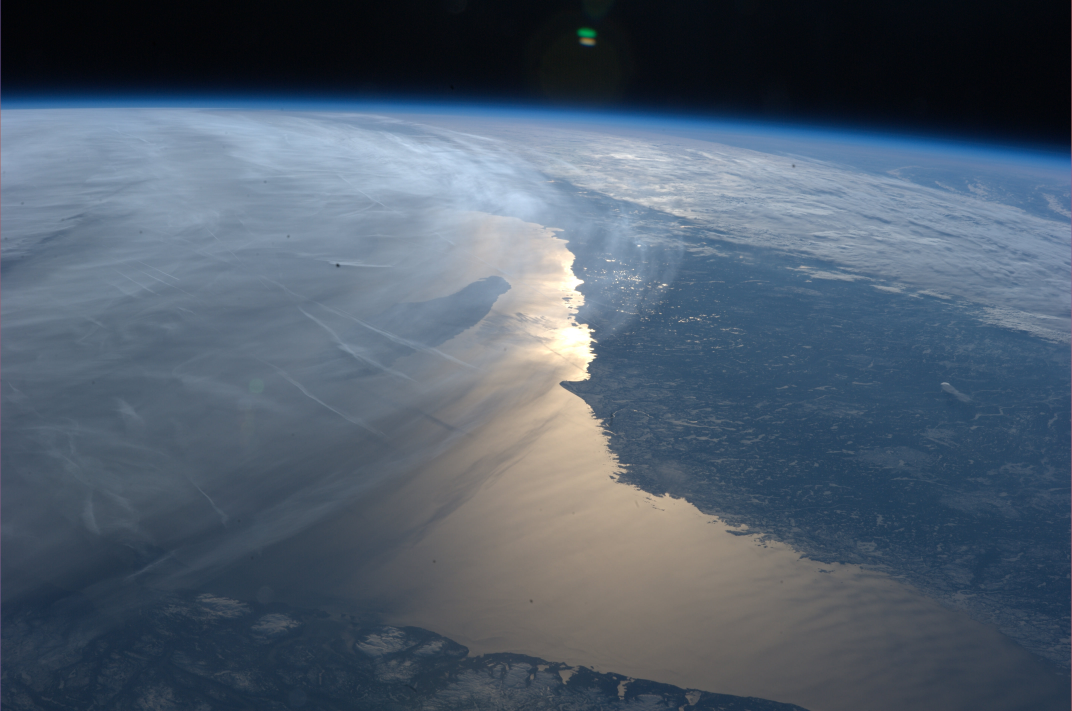
#> input picture graphics/iss-limb-original.jpg, 4288 x 2844 px (shown at 1/4 size)
$ jupyter execute generate-background-image.ipynb   (shell and % lines are left out)
#> lines starting #> are read from the running program, lines starting #| are printed output that depends on the picture
[cell 1]
# fmt: off
import numpy as np
import matplotlib
import matplotlib.pyplot as plt
import pickle
from mls_scf_tools.mls_pint import ureg
plt.style.use("mls_scf")
def vdir(obj):
    return [x for x in dir(obj) if not x.startswith('__')]
import IPython
# if IPython.__version__ != "9.4.0":
#    raise UserWarning("Perhaps we don't need the ipython work around any more")
from IPython.extensions.deduperreload.deduperreload import DeduperReloader
DeduperReloader.enabled = False
# fmt: on

[cell 2]
from __future__ import annotations
from typing import Optional
import math

import numpy as np
from PIL import Image

# 8.5x11 portrait aspect ratio (height / width)
ASPECT_8_5x11 = 11.0 / 8.5

[cell 3]
def process_image_to_8_5x11(
    input_path: str,
    output_path: str,
    trim_top_px: int,
    trim_bottom_px: int,
    fade_height_px: int,
    aspect_ratio: float = ASPECT_8_5x11,
) -> None:
    """
    Read a JPEG, trim top/bottom, fade-to-black at the top, and pad with black
    above to reach a given aspect ratio (default: 8.5x11 portrait) without
    changing the horizontal resolution.

    Steps:
      1. Load image and convert to RGB.
      2. Trim `trim_top_px` rows from the top and `trim_bottom_px` rows from the bottom.
      3. Apply a vertical fade-to-black over `fade_height_px` rows at the top of the
         trimmed image (inside the image, not the padding).
      4. Compute target height from width and `aspect_ratio` and pad *above* with
         full-black rows to reach that height (if possible).

    Notes:
      - If the trimmed image is already taller than the target height, no padding
        is added; the image is left as-is (you could add extra logic to crop).
      - All units are pixels.
    """
#> called with input_path = 'iss-limb-original.jpg', output_path = 'iss-limb.jpg', trim_top_px = 200, trim_bottom_px = 1080, fade_height_px = 200, aspect_ratio = 1.29
    # --- Load and convert to RGB array ---
    img = Image.open(input_path).convert("RGB")
#> img is the input picture: PIL image 4288x2844 RGB; mean R, G, B 80.2, 93.6, 108.4
    arr = np.array(img)  # shape (H, W, 3)
    H, W, C = arr.shape
#> H = 2844; W = 4288; C = 3

    # --- Trim top and bottom ---
    if trim_top_px < 0 or trim_bottom_px < 0:
        raise ValueError("trim_top_px and trim_bottom_px must be non-negative.")

    new_top = trim_top_px
    new_bottom = H - trim_bottom_px
#> new_bottom = 1764

    if new_bottom <= new_top:
        raise ValueError(
            f"Trimming removes all pixels: original height={H}, "
            f"trim_top_px={trim_top_px}, trim_bottom_px={trim_bottom_px}"
        )

    arr = arr[new_top:new_bottom, :, :]
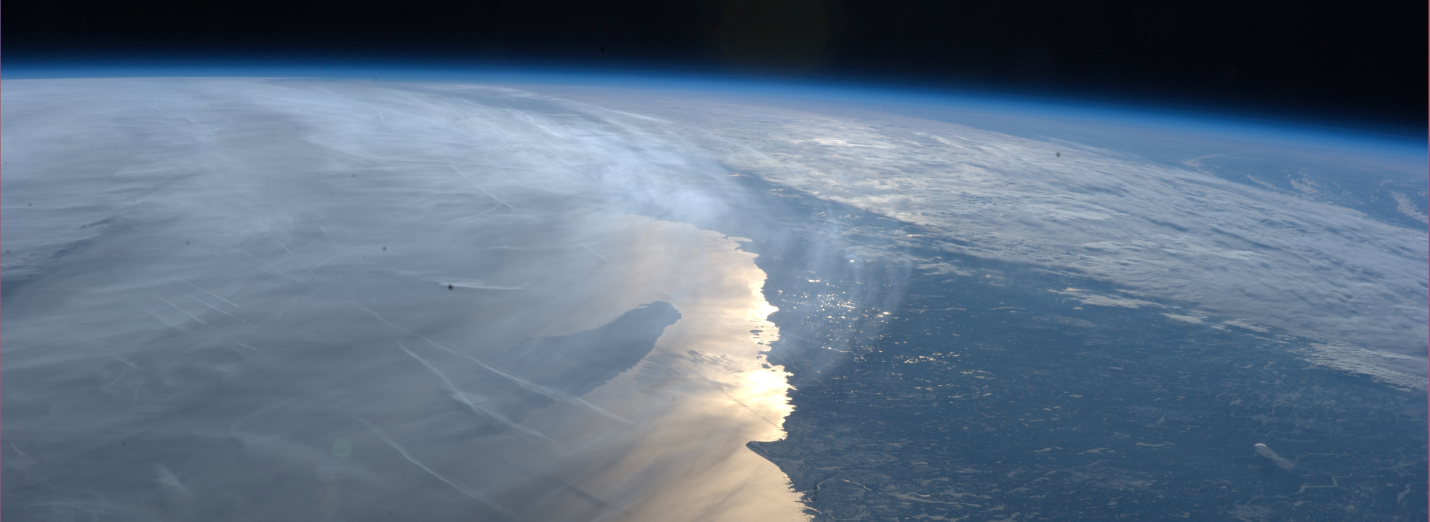
#> arr: shape (1564, 4288, 3) (shown at 1/3 size); mean R, G, B 93.8, 111.5, 130.9
    H_trimmed, W_trimmed, _ = arr.shape
#> H_trimmed = 1564; W_trimmed = 4288

    # --- Fade-to-black at the top of the trimmed image ---
    # Fade height can't exceed the image height.
    if fade_height_px > 0:
        fh = min(fade_height_px, H_trimmed)
#> fh = 200

        # alpha goes from 0 at the very top row (black) to ~1 at bottom of fade.
        # Using endpoint=False avoids the last row being exactly 1; you can change
        # to endpoint=True if you want that.
        alpha = np.linspace(0.0, 1.0, fh, endpoint=False, dtype=np.float32)
#> alpha = 200 values from 0 to 0.995
        alpha = alpha[:, None, None]  # shape (fh, 1, 1) for broadcasting

        top_region = arr[:fh].astype(np.float32)
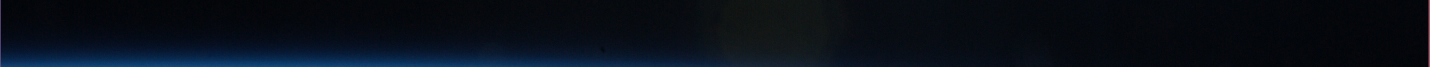
#> top_region: shape (200, 4288, 3) float32 (shown at 1/3 size); mean R, G, B 7.6, 14.7, 24.5
        faded_region = (top_region * alpha).astype(np.uint8)
        arr[:fh] = faded_region

    # --- Compute target height from aspect ratio and pad with black above ---
    # Keep width fixed; determine desired height for given aspect ratio.
    target_height = int(math.ceil(W_trimmed * aspect_ratio))
#> target_height = 5550

    pad_rows = max(0, target_height - H_trimmed)
#> pad_rows = 3986
    if pad_rows > 0:
        black_pad = np.zeros((pad_rows, W_trimmed, 3), dtype=np.uint8)
        arr_out = np.vstack([black_pad, arr])
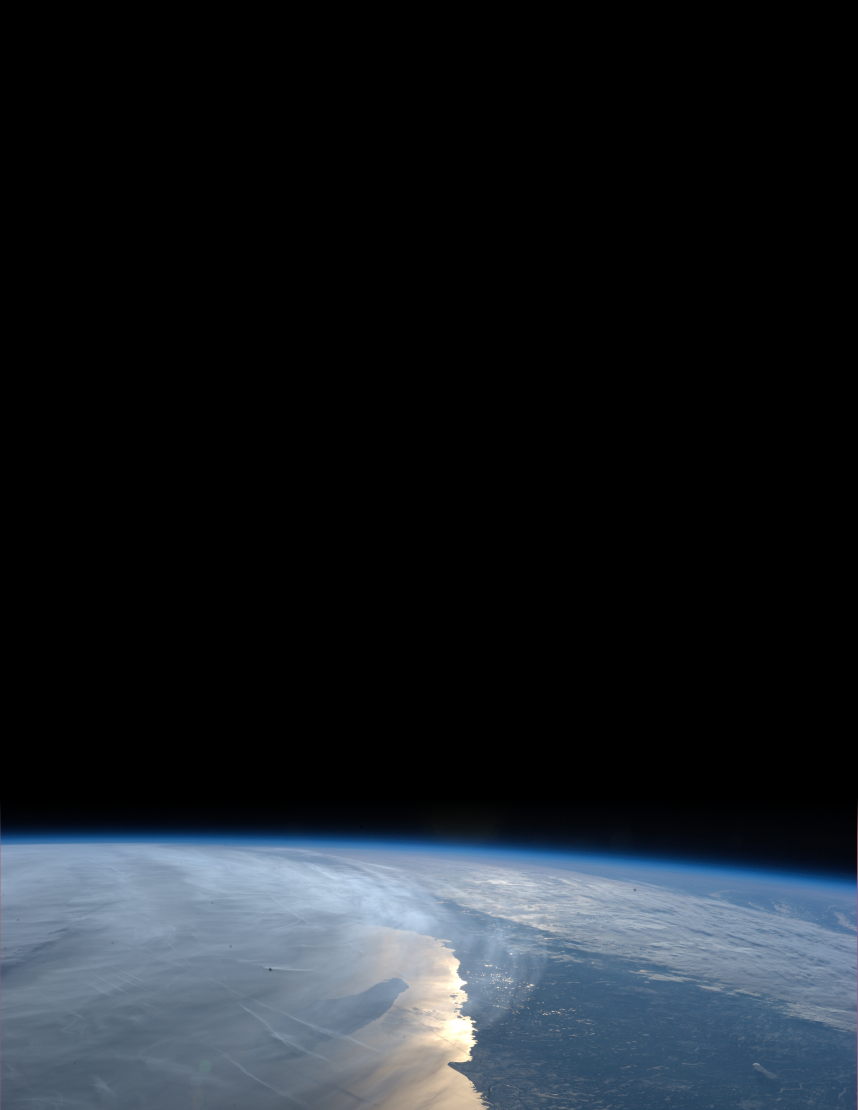
#> arr_out: shape (5550, 4288, 3) (shown at 1/5 size); mean R, G, B 26.3, 31.2, 36.6
    else:
        # Already tall enough (or taller) – leave as-is.
        arr_out = arr

    # --- Save result ---
    out_img = Image.fromarray(arr_out, mode="RGB")
    out_img.save(output_path, quality=95)
